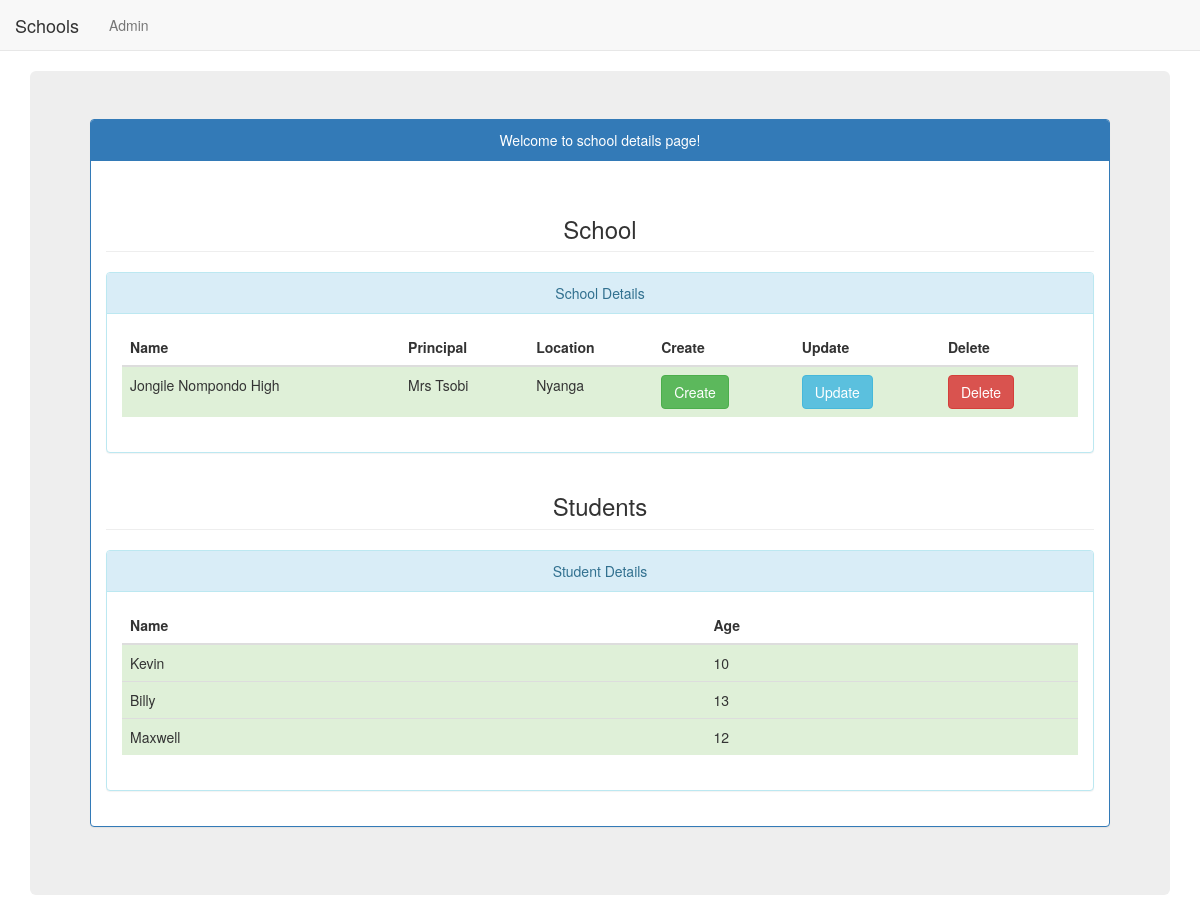
/class_based_views_application/2/, run on the app's committed database.
### class_based_views_application/models.py (models this page shows, shortened)
class School(models.Model):
    name = models.CharField(max_length=256)
    principal = models.CharField(max_length=256)
    location = models.CharField(max_length=256)

class Student(models.Model):
    name = models.CharField(max_length=256)
    school = models.ForeignKey(School, related_name='students')
    age = models.PositiveIntegerField()

### class_based_views_application/views.py (the view)
# urls.py: url(r'^(?P<pk>\d+)/$', views.schoolDetailView.as_view(), name='detail'),
class schoolDetailView(DetailView):
    context_object_name = 'school_details'
    model = models.School
    template_name = 'class_based_views_application/school_details.html'

### class_based_views_application/templates/class_based_views_application/school_details.html
{% extends "class_based_views_application/basic_base.html" %}
{% block body_block %}
  <div class="jumbotron">
    <div class="panel panel-primary">
      <div align="center" class="panel-heading">
        Welcome to school details page!
      </div>
      <div class="panel-body">
        <h3 align="center" class="page-header">School</h3>
        <div class="panel panel-info">
          <div align="center" class="panel-heading">
            School Details
          </div>
          <div class="panel-body">
            <div class="table-responsive">
              <table class="table table-hover table-striped">
                <thead class="thead-inverse">
                  <tr>
                    <th>Name </th>
                    <th>Principal </th>
                    <th>Location </th>
                    <th>Create</th>
                    <th>Update</th>
                    <th>Delete</th>
                  </tr>
                </thead>
                <tbody>
                  <tr class="success">
                    <td>{{ school_details.name }}</td>
                    <td>{{ school_details.principal }}</td>
                    <td>{{ school_details.location }}</td>
                    <td><a class="btn btn-success" href="{% url 'class_based_views_application:create' %}">Create</a></td>
                    <td><a class="btn btn-info" href="{% url 'class_based_views_application:update' pk=school_details.pk %}">Update</a></td>
                    <td><a class="btn btn-danger" href="{% url 'class_based_views_application:delete' pk=school_details.pk %}">Delete</a></td>
                  </tr>
                </tbody>
              </table>
            </div>
          </div>
        </div>
        <h3 align="center" class="page-header">Students</h3>
        <div class="panel panel-info">
          <div align="center" class="panel-heading">
            Student Details
          </div>
          <div class="panel-body">
            <table class="table table-hover table-striped">
              <thead>
                <tr>
                  <th>Name </th>
                  <th>Age </th>
                </tr>
              </thead>
              <tbody>
                {% for student in school_details.students.all %}
                  <tr class="success">
                    <td>{{ student.name }}</td>
                    <td>{{ student.age }}</td>
                  </tr>
                {% endfor %}
              </tbody>
            </table>
          </div>
        </div>
      </div>
    </div>
  </div>
{% endblock %}

### data on the page
School: name "Jongile Nompondo High", principal "Mrs Tsobi", location "Nyanga"
Student: name "Kevin", age "10"
Student: name "Billy", age "13"
Student: name "Maxwell", age "12"
